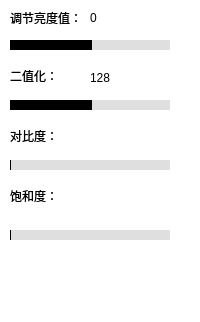
  <widget class="QDockWidget" name="dockWidget_2">
   <property name="minimumSize">
    <size>
     <width>186</width>
     <height>322</height>
    </size>
   </property>
   <property name="styleSheet">
    <string notr="true">background-color: rgba(255, 255, 255, 100);</string>
   </property>
   <property name="windowTitle">
    <string>基础调整</string>
   </property>
   <attribute name="dockWidgetArea">
    <number>2</number>
   </attribute>
   <widget class="QWidget" name="dockWidgetContents_2">
    <widget class="QLabel" name="label_4">
     <property name="geometry">
      <rect>
       <x>10</x>
       <y>10</y>
       <width>71</width>
       <height>16</height>
      </rect>
     </property>
     <property name="text">
      <string>调节亮度值：</string>
     </property>
    </widget>
    <widget class="QLabel" name="label_light">
     <property name="geometry">
      <rect>
       <x>90</x>
       <y>10</y>
       <width>54</width>
       <height>16</height>
      </rect>
     </property>
     <property name="text">
      <string>0</string>
     </property>
    </widget>
    <widget class="QSlider" name="horizontalSlider">
     <property name="geometry">
      <rect>
       <x>10</x>
       <y>30</y>
       <width>160</width>
       <height>31</height>
      </rect>
     </property>
     <property name="styleSheet">
      <string notr="true">QSlider::add-page:Horizontal
     {     
        background-color: rgb(223, 223, 223);
        height:4px;
     }
     QSlider::sub-page:Horizontal 
    {
        background-color:black;
        height:4px;
     }
    QSlider::groove:Horizontal 
    {
        background:transparent;
        height:10px;
		border-radius: 5px;
    }
    QSlider::handle:Horizontal 
    {
        height: 20px;
        width:20px;
        border-image: url(:/myImage/image/slide.png);
        margin: -8 0px;
    }</string>
     </property>
     <property name="minimum">
      <number>-300</number>
     </property>
     <property name="maximum">
      <number>300</number>
     </property>
     <property name="orientation">
      <enum>Qt::Horizontal</enum>
     </property>
    </widget>
    <widget class="QLabel" name="label">
     <property name="geometry">
      <rect>
       <x>10</x>
       <y>70</y>
       <width>54</width>
       <height>12</height>
      </rect>
     </property>
     <property name="text">
      <string>二值化：</string>
     </property>
    </widget>
    <widget class="QLabel" name="label_yuzhi">
     <property name="geometry">
      <rect>
       <x>90</x>
       <y>70</y>
       <width>54</width>
       <height>16</height>
      </rect>
     </property>
     <property name="text">
      <string>128</string>
     </property>
    </widget>
    <widget class="QSlider" name="horizontalSlider_erzhi">
     <property name="geometry">
      <rect>
       <x>10</x>
       <y>90</y>
       <width>160</width>
       <height>31</height>
      </rect>
     </property>
     <property name="styleSheet">
      <string notr="true">QSlider::add-page:Horizontal
     {     
        background-color: rgb(223, 223, 223);
        height:4px;
     }
     QSlider::sub-page:Horizontal 
    {
        background-color:black;
        height:4px;
     }
    QSlider::groove:Horizontal 
    {
        background:transparent;
        height:10px;
		border-radius: 5px;
    }
    QSlider::handle:Horizontal 
    {
        height: 20px;
        width:20px;
        border-image: url(:/myImage/image/slide.png);
        margin: -8 0px;
    }</string>
     </property>
     <property name="minimum">
      <number>0</number>
     </property>
     <property name="maximum">
      <number>255</number>
     </property>
     <property name="value">
      <number>128</number>
     </property>
     <property name="orientation">
      <enum>Qt::Horizontal</enum>
     </property>
    </widget>
    <widget class="QLabel" name="label_9">
     <property name="geometry">
      <rect>
       <x>10</x>
       <y>130</y>
       <width>54</width>
       <height>12</height>
      </rect>
     </property>
     <property name="text">
      <string>对比度：</string>
     </property>
    </widget>
    <widget class="QSlider" name="horizontalSlider_duibi">
     <property name="geometry">
      <rect>
       <x>10</x>
       <y>150</y>
       <width>160</width>
       <height>31</height>
      </rect>
     </property>
     <property name="styleSheet">
      <string notr="true">QSlider::add-page:Horizontal
     {     
        background-color: rgb(223, 223, 223);
        height:4px;
     }
     QSlider::sub-page:Horizontal 
    {
        background-color:black;
        height:4px;
     }
    QSlider::groove:Horizontal 
    {
        background:transparent;
        height:10px;
		border-radius: 5px;
    }
    QSlider::handle:Horizontal 
    {
        height: 20px;
        width:20px;
        border-image: url(:/myImage/image/slide.png);
        margin: -8 0px;
    }</string>
     </property>
     <property name="minimum">
      <number>0</number>
     </property>
     <property name="maximum">
      <number>255</number>
     </property>
     <property name="value">
      <number>0</number>
     </property>
     <property name="orientation">
      <enum>Qt::Horizontal</enum>
     </property>
    </widget>
    <widget class="QLabel" name="label_10">
     <property name="geometry">
      <rect>
       <x>10</x>
       <y>190</y>
       <width>54</width>
       <height>12</height>
      </rect>
     </property>
     <property name="text">
      <string>饱和度：</string>
     </property>
    </widget>
    <widget class="QSlider" name="horizontalSlider_baohe">
     <property name="geometry">
      <rect>
       <x>10</x>
       <y>220</y>
       <width>160</width>
       <height>31</height>
      </rect>
     </property>
     <property name="styleSheet">
      <string notr="true">QSlider::add-page:Horizontal
     {     
        background-color: rgb(223, 223, 223);
        height:4px;
     }
     QSlider::sub-page:Horizontal 
    {
        background-color:black;
        height:4px;
     }
    QSlider::groove:Horizontal 
    {
        background:transparent;
        height:10px;
		border-radius: 5px;
    }
    QSlider::handle:Horizontal 
    {
        height: 20px;
        width:20px;
        border-image: url(:/myImage/image/slide.png);
        margin: -8 0px;
    }</string>
     </property>
     <property name="minimum">
      <number>0</number>
     </property>
     <property name="maximum">
      <number>99</number>
     </property>
     <property name="value">
      <number>0</number>
     </property>
     <property name="orientation">
      <enum>Qt::Horizontal</enum>
     </property>
    </widget>
   </widget>
  </widget>
